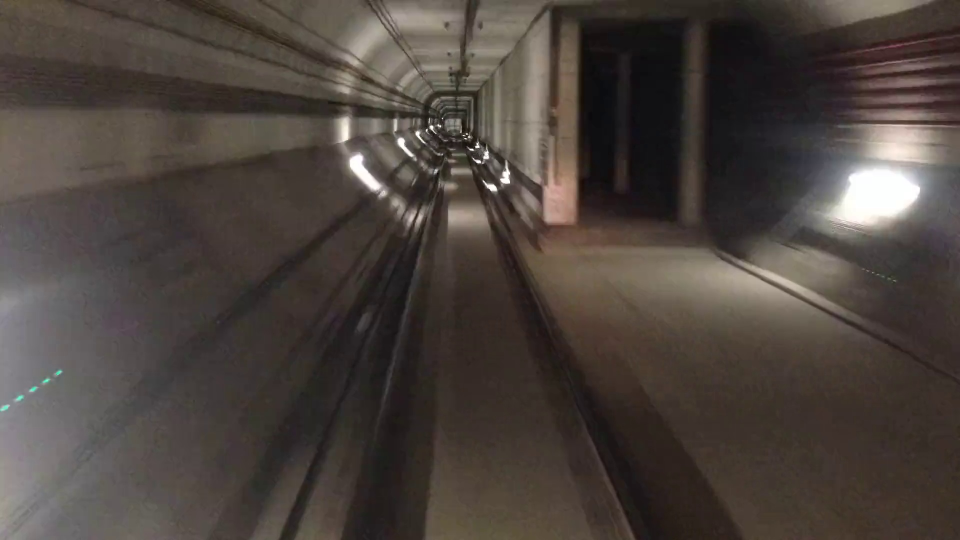
#> input picture frame108.jpg, 1920 x 1080 px, given in place of 3674.mp4, which was not available (shown at 1/2 size)
$ python test.py
#> lines starting #> are read from the running program, lines starting #| are printed output that depends on the picture; after the words box and inside, x2 and y2 are one past the last pixel; in counts of white or black regions, pixels touching at a corner belong together; pictures that were not available may be replaced by others from this repository, and a replacement may not be noted
#> further down, frame is the input picture: shape (1080, 1920, 3); mean B, G, R 61.9, 67.4, 75.8
import cv2
import numpy as np
from matplotlib import pyplot as plt


def canny_edge_detector(image):
    # Convert the image color to grayscale
    gray_image = cv2.cvtColor(image, cv2.COLOR_RGB2GRAY)

    # Reduce noise from the image
    blur = cv2.GaussianBlur(gray_image, (5, 5), 0)
    canny = cv2.Canny(blur, 50, 150)
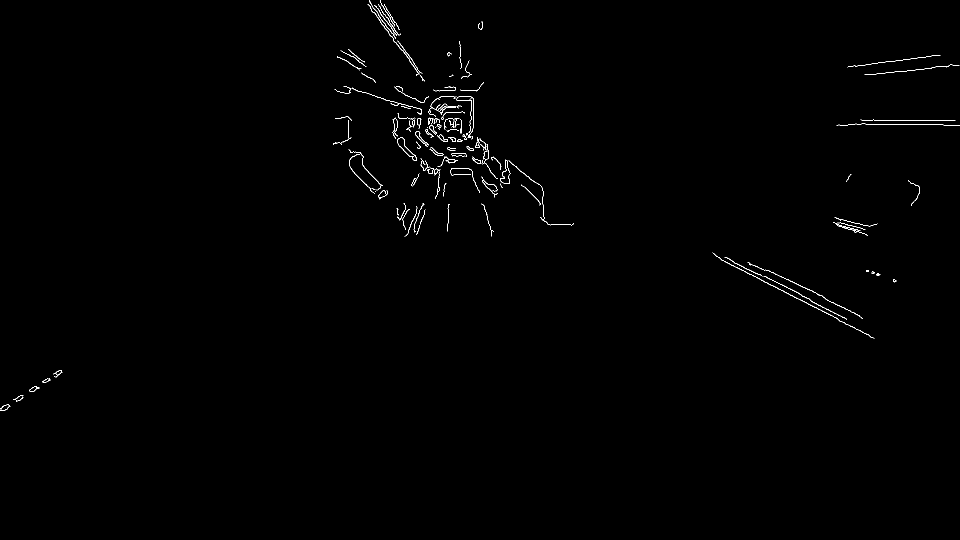
#> canny: shape (1080, 1920) (shown at 1/2 size); 0.44% white in thin lines or dots, all inside (x1, y1, x2, y2) = (0, 0, 1920, 822)
    return canny


def region_of_interest(image):
    height = image.shape[0]
#> height = 1080
    polygons = np.array([
        [(200, height), (1100, height), (550, 250)]
    ])
#> polygons = [[200, 1080], [1100, 1080], [550, 250]]
    mask = np.zeros_like(image)

    # Fill poly-function deals with multiple polygon
    cv2.fillPoly(mask, polygons, 255)
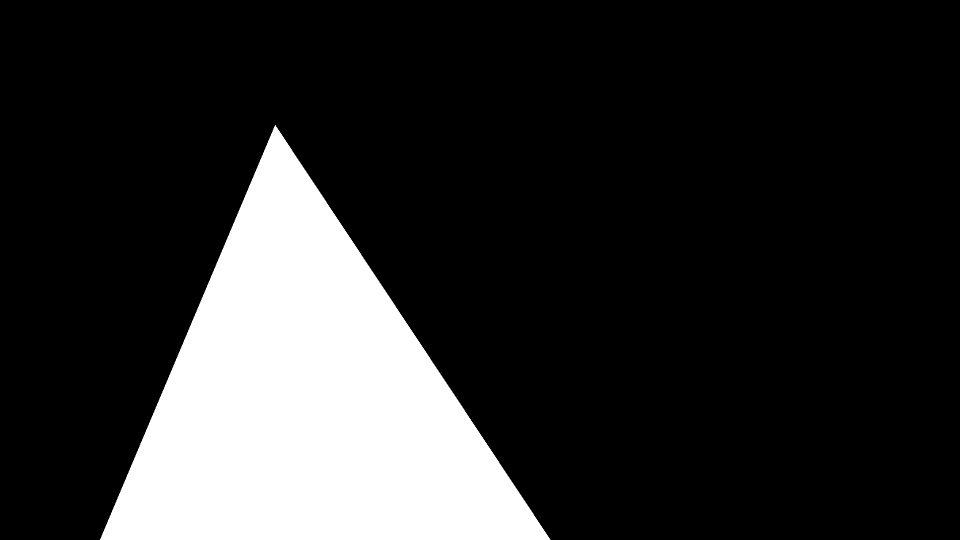
#> mask: shape (1080, 1920) (shown at 1/2 size); 18.1% white; 1 white region, box (x1, y1, x2, y2) and area: (200, 250, 1101, 1080) 374330

    # Bitwise operation between canny image and mask image
    masked_image = cv2.bitwise_and(image, mask)
#> masked_image: shape (1080, 1920); every value is 0
    return masked_image


def create_coordinates(image, line_parameters):
    slope, intercept = line_parameters
    y1 = image.shape[0]
    y2 = int(y1 * (3 / 5))
    x1 = int((y1 - intercept) / slope)
    x2 = int((y2 - intercept) / slope)
    return np.array([x1, y1, x2, y2])


def average_slope_intercept(image, lines):
    left_fit = []
    right_fit = []
    for line in lines:
        x1, y1, x2, y2 = line.reshape(4)

        # It will fit the polynomial and the intercept and slope
        parameters = np.polyfit((x1, x2), (y1, y2), 1)
        slope = parameters[0]
        intercept = parameters[1]
        if slope < 0:
            left_fit.append((slope, intercept))
        else:
            right_fit.append((slope, intercept))

    left_fit_average = np.average(left_fit, axis=0)
    right_fit_average = np.average(right_fit, axis=0)
    left_line = create_coordinates(image, left_fit_average)
    right_line = create_coordinates(image, right_fit_average)
    return np.array([left_line, right_line])

def display_lines(image, lines):
    line_image = np.zeros_like(image)
    if lines is not None:
        for x1, y1, x2, y2 in lines:
            cv2.line(line_image, (x1, y1), (x2, y2), (255, 0, 0), 10)
    return line_image


cap = cv2.VideoCapture("3674.mp4")
while (cap.isOpened()):
        _, frame = cap.read()
        canny_image = canny_edge_detector(frame)
        cropped_image = region_of_interest(canny_image)

        lines = cv2.HoughLinesP(cropped_image, 2, np.pi / 180, 100,
                                np.array([]), minLineLength=40,
                                maxLineGap=5)
#> lines = None

#> (the run stopped early here; a loop or call above may not have finished)

$ run again, on frame61.jpg
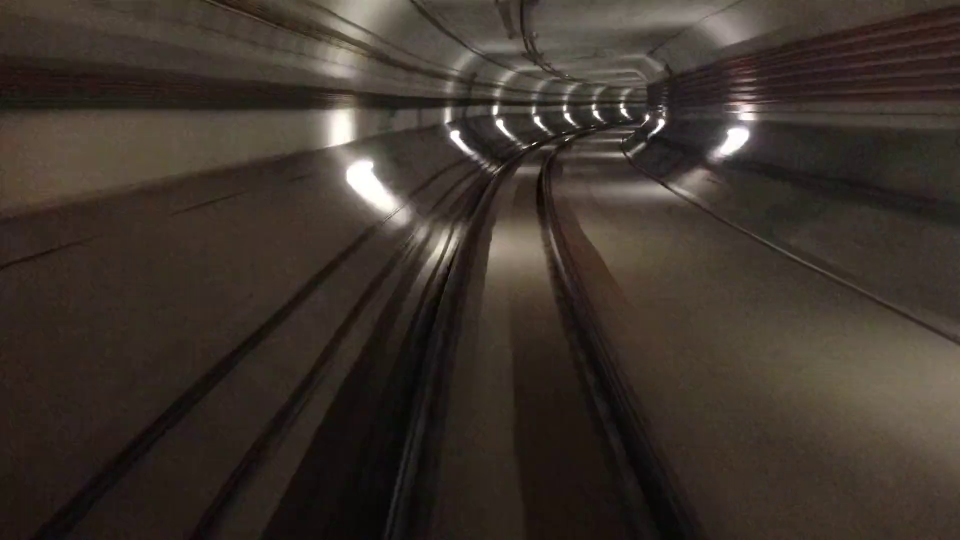
#> input picture frame61.jpg, 1920 x 1080 px, given in place of 3674.mp4, which was not available (shown at 1/2 size)
#> frame is the input picture: shape (1080, 1920, 3); mean B, G, R 44.1, 51.6, 60.9
#> in canny_edge_detector, `canny = cv2.Canny(blur, 50, 150)`:
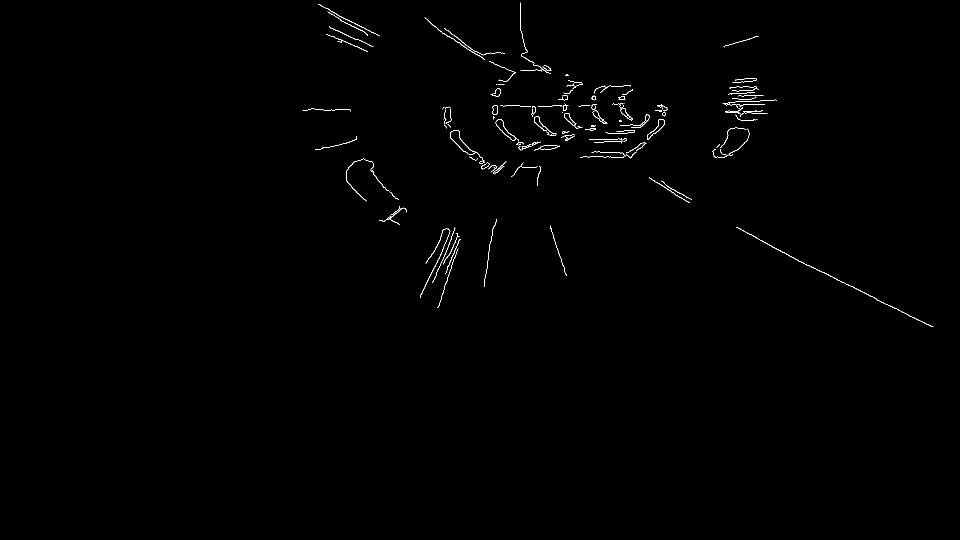
#> canny: shape (1080, 1920) (shown at 1/2 size); 0.4% white in thin lines or dots, all inside (x1, y1, x2, y2) = (605, 5, 1867, 654)
#> mask: shape (1080, 1920); 18.1% white; 1 white region, box (x1, y1, x2, y2) and area: (200, 250, 1101, 1080) 374330
#> masked_image: shape (1080, 1920); every value is 0
#> lines = None
